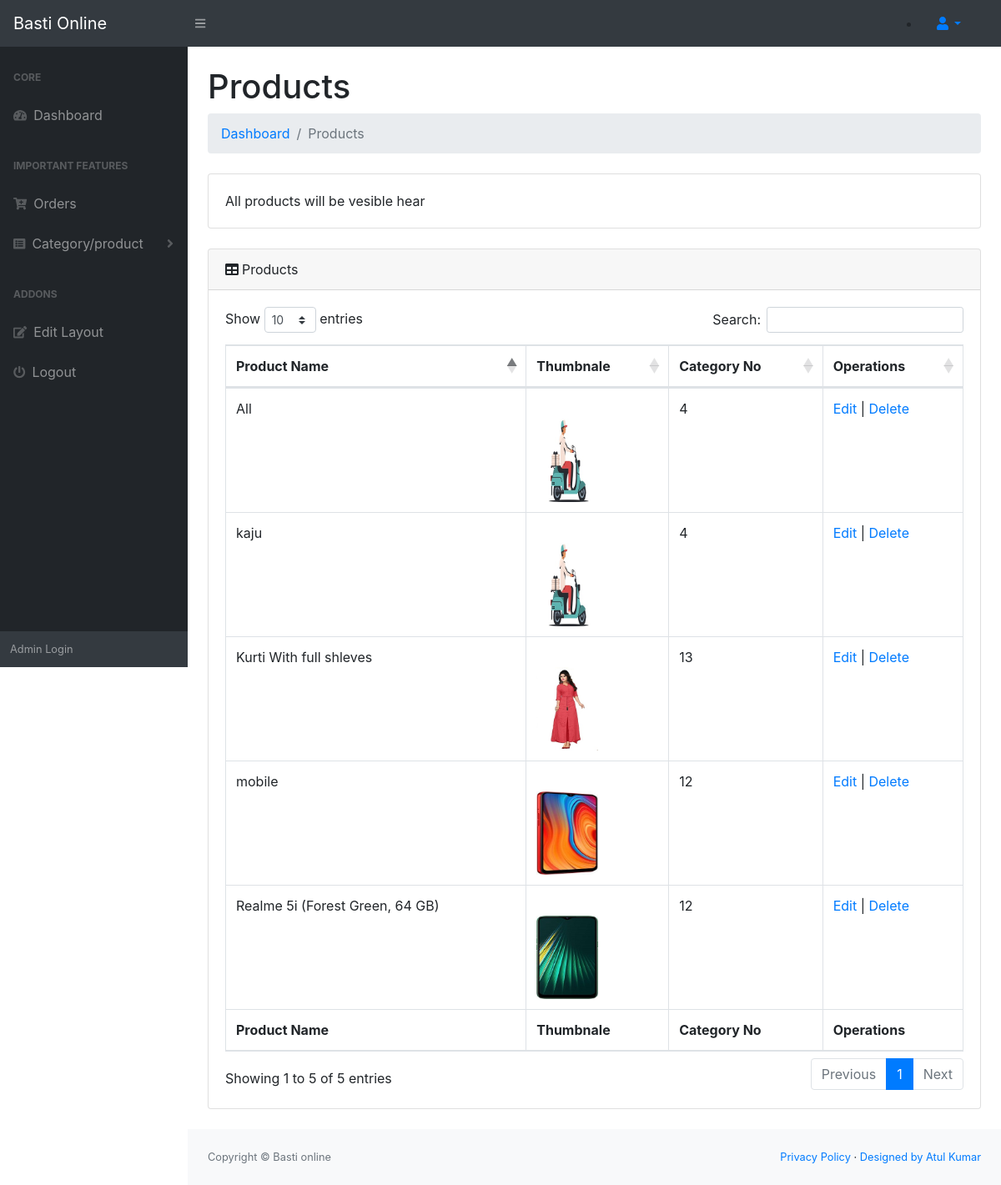
The app's page /admin/products.php (signed in) with its own data.
### tables this page shows
CREATE TABLE `products` (
  `id` int(11) NOT NULL,
  `name` varchar(255) NOT NULL,
  `catid` int(11) NOT NULL,
  `price` varchar(255) NOT NULL,
  `thumb` varchar(255) NOT NULL,
  `description` varchar(255) NOT NULL
);

### admin/products.php (the view, shortened to what this page needs)
<?php
	require_once 'config/connect.php';
?>
<?php include 'header.php' ?>
    <body class="sb-nav-fixed">
        <?php include 'nav.php' ?>
            </div>
            <div id="layoutSidenav_content">
                <main>
                    <div class="container-fluid">
                        <h1 class="mt-4">Products</h1>
                        <ol class="breadcrumb mb-4">
                            <li class="breadcrumb-item"><a href="index.php">Dashboard</a></li>
                            <li class="breadcrumb-item active">Products</li>
                        </ol>
                        <div class="card mb-4">
                            <div class="card-body">All products will be vesible hear</div>
                        </div>
                        <div class="card mb-4">
                            <div class="card-header"><i class="fas fa-table mr-1"></i>Products</div>
                            <div class="card-body">
                                <div class="table-responsive">
                                    <table class="table table-bordered" id="dataTable" width="100%" cellspacing="0">
                                        <thead>
                                            <tr>
                                                <th>Product Name</th>
                                                <th>Thumbnale</th>
                                                <th>Category No</th>
                                                <th>Operations</th>
                                            </tr>
                                        </thead>
                                        <tfoot>
                                            <tr>
                                                <th>Product Name</th>
                                                <th>Thumbnale</th>
                                                <th>Category No</th>
                                                <th>Operations</th>
                                            </tr>
                                        <tbody>
                                            <?php
                                               $sql = "SELECT * FROM products";
                                               $res = mysqli_query($connection, $sql);
                                               while ($r=mysqli_fetch_assoc($res)) {
                                               ?>
                                                <tr>
                                            <td><?php echo $r['name']; ?></td>
                                            <td><?php if(isset($r['thumb']) & !empty($r['thumb'])){ ?>
                                                <br>
                                                    <img src="<?php echo $r['thumb'] ?>" widht="100px" height="100px">
                                                <?php }else{ echo "NO";} ?>
                                                   </td>
                                            <td><?php echo $r['catid']; ?></td>
                                            <td><a href="editproduct.php?id=<?php echo $r['id']; ?>">Edit</a> | <a href="delproduct.php?id=<?php echo $r['id']; ?>">Delete</a></td>
                                        </tr>
                                        <?php } ?>
                                        </tbody>
                                    </table>
                                </div>
                            </div>
                        </div>
                    </div>
                </main>
<?php include'footer.php' ?>
    </body>
</html>

### records on screen
products: name "Realme 5i (Forest Green, 64 GB)", thumb (picture), catid "12"
products: name "Kurti With full shleves", thumb (picture), catid "13"
products: name "mobile", thumb (picture), catid "12"
products: name "All", thumb (picture), catid "4"
products: name "kaju", thumb (picture), catid "4"
